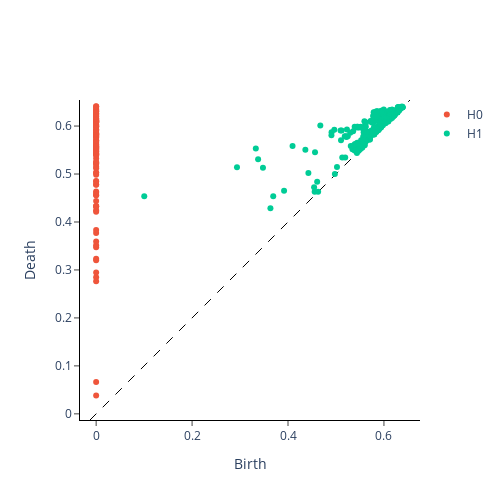

Source (notebook cell):
### Code cell
# clique oriented PS
dgm_clique_or_PS=rev_directed(L_PS)
plot_diagram(dgm_clique_or_PS[0])
